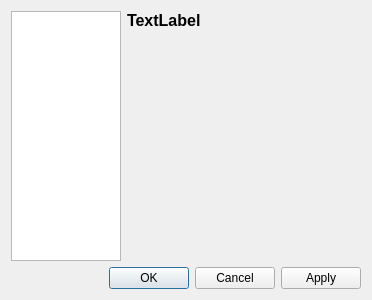
<?xml version="1.0" encoding="UTF-8"?>
<ui version="4.0">
 <class>ConfigDialog</class>
 <widget class="QDialog" name="ConfigDialog">
  <property name="geometry">
   <rect>
    <x>0</x>
    <y>0</y>
    <width>372</width>
    <height>300</height>
   </rect>
  </property>
  <property name="windowTitle">
   <string>MacGitver Preferences</string>
  </property>
  <layout class="QGridLayout" name="gridLayout">
   <item row="0" column="0" rowspan="2">
    <widget class="QTreeWidget" name="widgetTree">
     <property name="sizePolicy">
      <sizepolicy hsizetype="MinimumExpanding" vsizetype="Minimum">
       <horstretch>0</horstretch>
       <verstretch>0</verstretch>
      </sizepolicy>
     </property>
     <property name="minimumSize">
      <size>
       <width>110</width>
       <height>0</height>
      </size>
     </property>
     <property name="maximumSize">
      <size>
       <width>110</width>
       <height>16777215</height>
      </size>
     </property>
     <property name="rootIsDecorated">
      <bool>false</bool>
     </property>
     <property name="itemsExpandable">
      <bool>false</bool>
     </property>
     <property name="expandsOnDoubleClick">
      <bool>false</bool>
     </property>
     <attribute name="headerVisible">
      <bool>false</bool>
     </attribute>
     <column>
      <property name="text">
       <string notr="true">1</string>
      </property>
     </column>
    </widget>
   </item>
   <item row="0" column="1">
    <widget class="QLabel" name="label">
     <property name="sizePolicy">
      <sizepolicy hsizetype="MinimumExpanding" vsizetype="Minimum">
       <horstretch>0</horstretch>
       <verstretch>0</verstretch>
      </sizepolicy>
     </property>
     <property name="font">
      <font>
       <pointsize>12</pointsize>
       <weight>75</weight>
       <bold>true</bold>
      </font>
     </property>
     <property name="text">
      <string>TextLabel</string>
     </property>
    </widget>
   </item>
   <item row="1" column="1">
    <widget class="QStackedWidget" name="widgets">
     <property name="sizePolicy">
      <sizepolicy hsizetype="MinimumExpanding" vsizetype="MinimumExpanding">
       <horstretch>0</horstretch>
       <verstretch>0</verstretch>
      </sizepolicy>
     </property>
    </widget>
   </item>
   <item row="2" column="0" colspan="2">
    <widget class="QDialogButtonBox" name="buttonBox">
     <property name="orientation">
      <enum>Qt::Horizontal</enum>
     </property>
     <property name="standardButtons">
      <set>QDialogButtonBox::Apply|QDialogButtonBox::Cancel|QDialogButtonBox::Ok</set>
     </property>
    </widget>
   </item>
  </layout>
 </widget>
 <resources/>
 <connections>
  <connection>
   <sender>buttonBox</sender>
   <signal>accepted()</signal>
   <receiver>ConfigDialog</receiver>
   <slot>accept()</slot>
   <hints>
    <hint type="sourcelabel">
     <x>182</x>
     <y>277</y>
    </hint>
    <hint type="destinationlabel">
     <x>182</x>
     <y>149</y>
    </hint>
   </hints>
  </connection>
  <connection>
   <sender>buttonBox</sender>
   <signal>rejected()</signal>
   <receiver>ConfigDialog</receiver>
   <slot>reject()</slot>
   <hints>
    <hint type="sourcelabel">
     <x>182</x>
     <y>277</y>
    </hint>
    <hint type="destinationlabel">
     <x>182</x>
     <y>149</y>
    </hint>
   </hints>
  </connection>
 </connections>
</ui>
